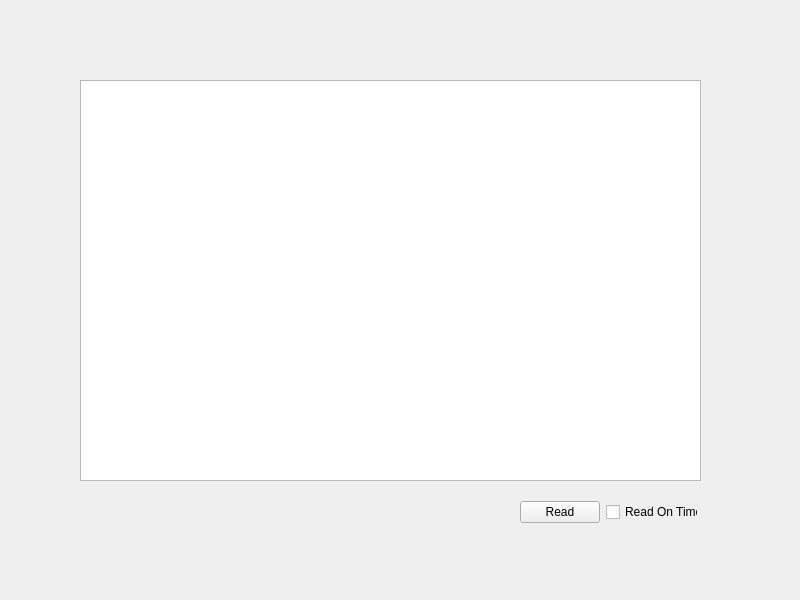
<?xml version="1.0" encoding="UTF-8"?>
<ui version="4.0">
 <class>Widget</class>
 <widget class="QWidget" name="Widget">
  <property name="geometry">
   <rect>
    <x>0</x>
    <y>0</y>
    <width>800</width>
    <height>600</height>
   </rect>
  </property>
  <property name="windowTitle">
   <string>Widget</string>
  </property>
  <widget class="QTextBrowser" name="textBrowser">
   <property name="geometry">
    <rect>
     <x>80</x>
     <y>80</y>
     <width>621</width>
     <height>401</height>
    </rect>
   </property>
  </widget>
  <widget class="QWidget" name="">
   <property name="geometry">
    <rect>
     <x>520</x>
     <y>500</y>
     <width>178</width>
     <height>25</height>
    </rect>
   </property>
   <layout class="QHBoxLayout" name="horizontalLayout">
    <item>
     <widget class="QPushButton" name="pushButton">
      <property name="text">
       <string>Read</string>
      </property>
     </widget>
    </item>
    <item>
     <widget class="QCheckBox" name="checkBox">
      <property name="text">
       <string>Read On Time</string>
      </property>
     </widget>
    </item>
   </layout>
  </widget>
 </widget>
 <resources/>
 <connections/>
</ui>
